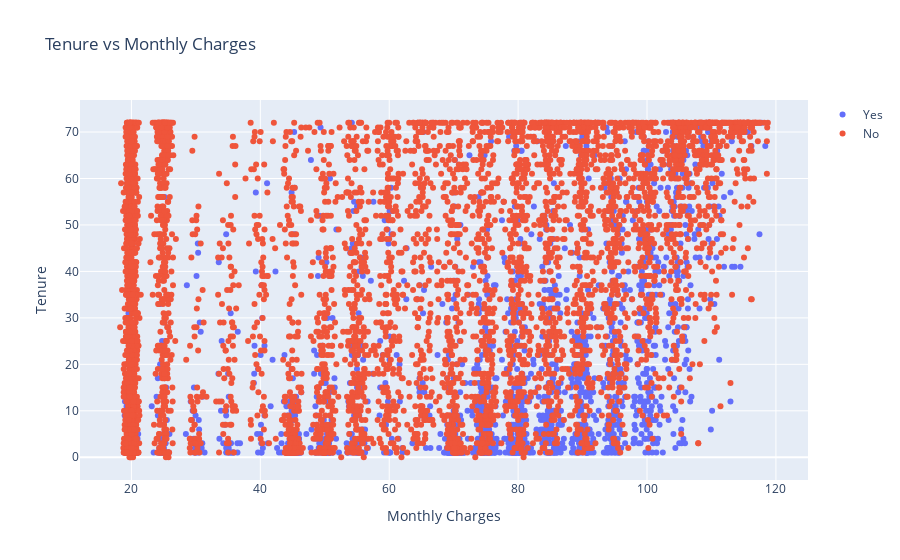

Notebook code for this chart:
### Markdown cell above
<h3>EDA: Independent variables</h3>

### Code cell
churns = ["Yes", "No"]

fig = {
    'data': [
        {
            'x': df.loc[(df['Churn']==churn), 'MonthlyCharges'] ,
            'y': df.loc[(df['Churn']==churn),'tenure'],
            'name': churn, 'mode': 'markers',
        } for churn in churns
    ],
    'layout': {
        'title': 'Tenure vs Monthly Charges',
        'xaxis': {'title': 'Monthly Charges'},
        'yaxis': {'title': "Tenure"}
    }
}

py.offline.iplot(fig)

### Figure 1 — Plotly figure (JSON) as saved in the notebook; plotly's stock layout.template omitted (floating-point values rounded to 4 significant figures; data arrays with more than 128 entries replaced by an {"elided": "..."} marker saying what was removed)
{"data": [{"mode": "markers", "name": "Yes", "type": "scatter", "x": {"elided": "1869 float values"}, "y": {"elided": "1869 int values"}}, {"mode": "markers", "name": "No", "type": "scatter", "x": {"elided": "5174 float values"}, "y": {"elided": "5174 int values"}}], "layout": {"autosize": true, "title": {"text": "Tenure vs Monthly Charges"}, "xaxis": {"autorange": true, "range": [12.17, 124.8], "title": {"text": "Monthly Charges"}, "type": "linear"}, "yaxis": {"autorange": true, "range": [-5.942, 77.94], "title": {"text": "Tenure"}, "type": "linear"}}}
